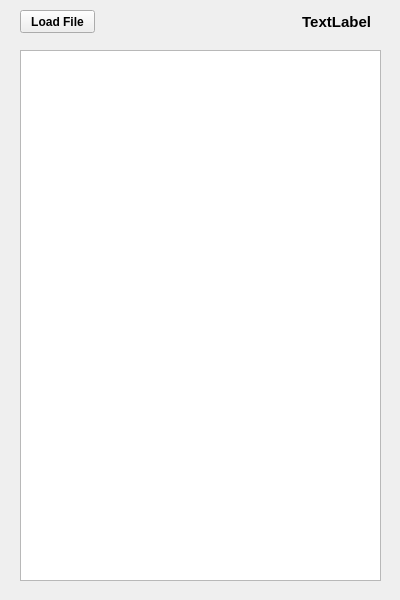
<?xml version="1.0" encoding="UTF-8"?>
<ui version="4.0">
 <class>AdcsCompare</class>
 <widget class="QWidget" name="AdcsCompare">
  <property name="geometry">
   <rect>
    <x>0</x>
    <y>0</y>
    <width>400</width>
    <height>600</height>
   </rect>
  </property>
  <property name="minimumSize">
   <size>
    <width>400</width>
    <height>600</height>
   </size>
  </property>
  <property name="maximumSize">
   <size>
    <width>400</width>
    <height>600</height>
   </size>
  </property>
  <property name="windowTitle">
   <string>Form</string>
  </property>
  <widget class="QTextEdit" name="Display">
   <property name="geometry">
    <rect>
     <x>20</x>
     <y>50</y>
     <width>361</width>
     <height>531</height>
    </rect>
   </property>
  </widget>
  <widget class="QPushButton" name="Load">
   <property name="geometry">
    <rect>
     <x>20</x>
     <y>10</y>
     <width>75</width>
     <height>23</height>
    </rect>
   </property>
   <property name="font">
    <font>
     <pointsize>9</pointsize>
     <weight>75</weight>
     <bold>true</bold>
    </font>
   </property>
   <property name="text">
    <string>Load File</string>
   </property>
  </widget>
  <widget class="QLabel" name="Profile">
   <property name="geometry">
    <rect>
     <x>120</x>
     <y>10</y>
     <width>251</width>
     <height>23</height>
    </rect>
   </property>
   <property name="font">
    <font>
     <pointsize>11</pointsize>
     <weight>75</weight>
     <bold>true</bold>
    </font>
   </property>
   <property name="text">
    <string>TextLabel</string>
   </property>
   <property name="alignment">
    <set>Qt::AlignRight|Qt::AlignTrailing|Qt::AlignVCenter</set>
   </property>
  </widget>
 </widget>
 <resources/>
 <connections/>
</ui>
